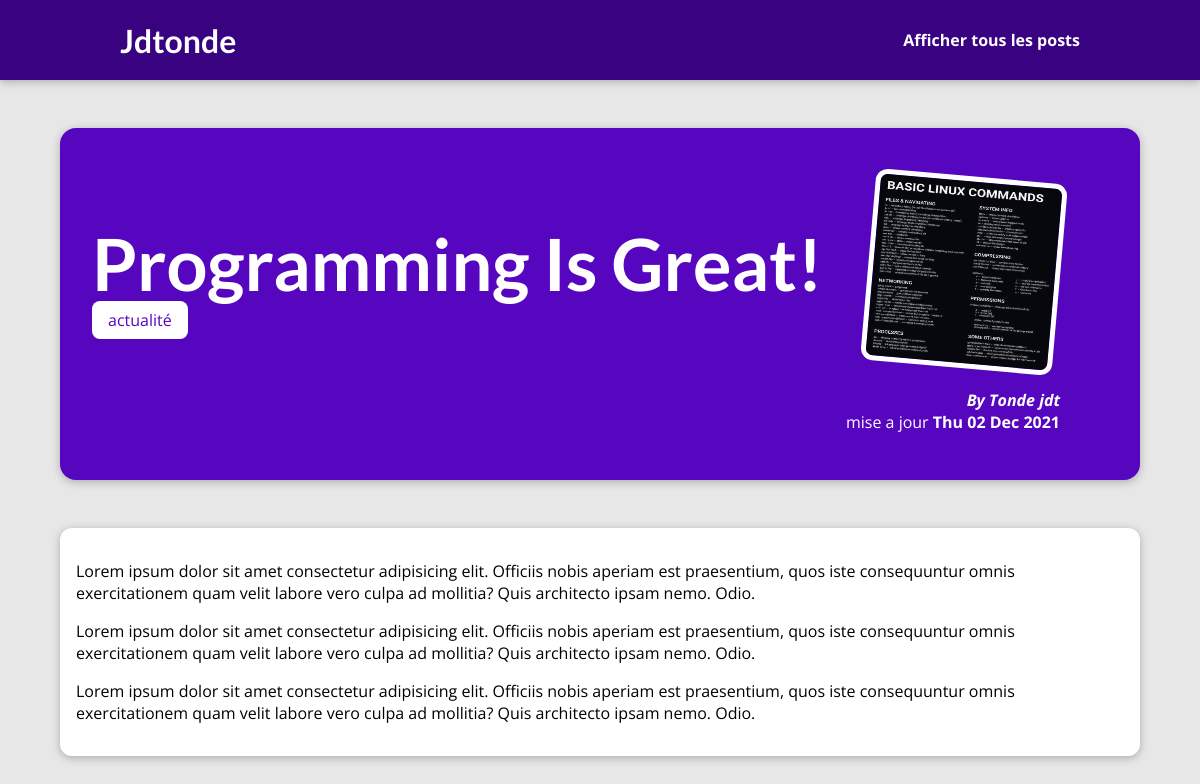
/post/programming-is-fun, run on the app's committed database.
### blog/models.py (models this page shows, shortened)
class Post(models.Model):
    title=models.CharField(max_length=110)
    excerpt=models.CharField(max_length=200)
    imageName=models.CharField(max_length=100)
    date=models.DateField(auto_now=True)
    slug=models.SlugField(unique=True, db_index=True)
    content=models.TextField(validators=[MinLengthValidator(10)])
    author=models.ForeignKey(Author, on_delete=models.SET_NULL, null=True, related_name="posts")
    tag=models.ManyToManyField(Tag)

class Tag(models.Model):
    caption=models.CharField(max_length=25)

class Author(models.Model):
    first_name=models.CharField(max_length=100)
    last_name=models.CharField(max_length=100)
    email=models.EmailField()
    def nom_complet(self):
        return f"{self.first_name} {self.last_name}"
    def __str__(self):
        return self.nom_complet()

### blog/views.py (the view)
# urls.py: path("post/<slug:slug>",views.slug, name="slug")
def slug(request, slug):
    identified_post = get_object_or_404(Post, slug=slug)
    return render(request, 'blog/post-details.html', {
        "post": identified_post,
        "post_tags": identified_post.tag.all()
    })

### blog/templates/blog/post-details.html (shortened to what this page needs)
{% extends 'model.html' %}
{% load static %}
{% block css %}
<link rel="stylesheet" href="{% static 'blog/post-details.css' %}">
{% endblock css %}
{% block content %}
    <section id="summary">
        <h2>
          {{post.title}}
        </h2>
        <div>
        {% for tag in post_tags %}
        <span class="tag">{{tag.caption}}</span>
        {% endfor %}
        </div>
        <article>
        <img src="{% static "blog/images/"|add:post.imageName" %}" alt="{{post.title}}">
        <address>By <a href="mailto:{{post.author.email }}"> {{post.author}} </a> </address>
        <div>
        mise a jour <time> {{post.date |date:"D d M Y" }} </time>
        </div>
        </article>
    </section>
    <main>
    {{post.content|linebreaks}}
    </main>
{% endblock content %}

### static/app.css (style rules this page uses)
* { box-sizing: border-box; }
html { font-family: 'Open Sans', 'Lato', sans-serif; }
body { margin: 0; }
h1, h2, h3 { font-family: 'Lato', sans-serif; font-weight: bold; }

### blog/static/blog/post-details.css (style rules this page uses)
body { background-color: #e7e7e7; }
#summary { margin: 8rem auto 3rem auto; padding: 2rem; width: 90%; max-width: 90rem; border-radius: 16px; background-color: #5706c0; position: relative; box-shadow: 0 2px 8px rgba(0, 0, 0, 0.25); height: 22rem; }
#summary h2 { color: white; font-size: 4.5rem; margin-bottom: 0.2rem; }
#summary article { position: absolute; top: 2rem; right: 3rem; padding: 1rem 2rem; border-radius: 12px; text-align: right; color: white; }
#summary article img { width: 12rem; height: 12rem; border-radius: 12px; transform: rotateZ(5deg); border: 5px solid white; margin-bottom: 1rem; }
#summary address { font-weight: bold; }
#summary a { color: white; text-decoration: none; }
#summary time { font-weight: bold; }
main { width: 90%; max-width: 90rem; margin: 3rem auto; background-color: white; padding: 1rem; border-radius: 12px; box-shadow: 0 2px 8px rgba(0, 0, 0, 0.25); }
.tag { background-color: white; color: #5706c0; padding: .5rem 1rem; border-radius: 8px; }

### data on the page
Post: title "Programming Is Great!", imageName (picture), author "Tonde jdt", date "Thu 02 Dec 2021", content "Lorem ipsum dolor sit amet consectetur adipisicing elit. Officiis nobis aperiam est praesentium, quos iste consequuntur omnis exercitationem quam velit labore vero culpa ad mollitia? Quis architecto ipsam nemo. Odio. Lorem ipsum dolor sit amet consectetur adipisicing elit. Officiis nobis aperiam est praesentium, quos iste consequuntur omnis exercitationem quam velit labore vero culpa ad mollitia? Quis architecto ipsam nemo. Odio. Lorem ipsum dolor sit amet consectetur adipisicing elit. Officiis nobis aperiam est praesentium, quos iste consequuntur omnis exercitationem quam velit labore vero culpa ad mollitia? Quis architecto ipsam nemo. Odio."
Tag: caption "actualité"
